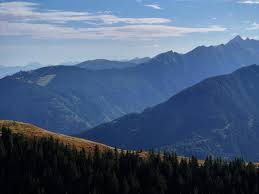
#> input picture PIL/mountain.jpg, 259 x 194 px
$ python imgresize.py
#> lines starting #> are read from the running program, lines starting #| are printed output that depends on the picture

from PIL import Image

image_path = (r'mountain.jpg')  # Replace with your actual image path
img = Image.open(image_path)
#> img is the input picture: PIL image 259x194 RGB; mean R, G, B 74, 93.9, 122.1


resized_img = img.resize((200, 200))  # Resize to 200x200 pixels
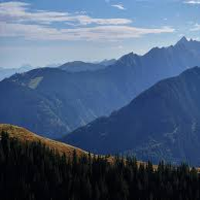
#> resized_img: PIL image 200x200 RGB; mean R, G, B 74, 93.9, 122.1
resized_img.save(r'C:\Users\Admin\Desktop\S Python\PIL\resized_image.jpg')
